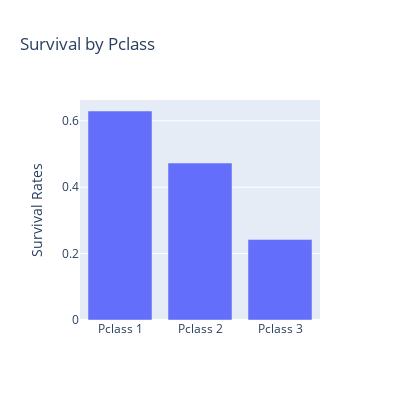

The notebook cell this image was saved under:
### Markdown cell above
## How does survival rate change across Pclass?
It's also logical to think that passenger class might affect the outcome, as first class cabins were closer to the deck of the ship.

### Code cell
# Normalized Pclass survival
Pclass1 = titanic_df1["Survived"][titanic_df1["Pclass"] == 1].value_counts(normalize = True)
Pclass2 = titanic_df1["Survived"][titanic_df1["Pclass"] == 2].value_counts(normalize = True)
Pclass3 = titanic_df1["Survived"][titanic_df1["Pclass"] == 3].value_counts(normalize = True)

# Survival by Pclass- Barplot
x0 = ['Pclass 1', 'Pclass 2', 'Pclass 3']
y0 = [Pclass1[1], Pclass2[1], Pclass3[1]]

data = [go.Bar(
        x=x0,
        y=y0
    )]
layout = go.Layout(autosize = False, width = 400, height = 400,
              yaxis = dict(title = 'Survival Rates'),
              title = 'Survival by Pclass')
fig3 = go.Figure(data = data, layout = layout)

fig3.show()

### Figure 1 — Plotly figure (JSON) as saved in the notebook; plotly's stock layout.template omitted (floating-point values rounded to 4 significant figures)
{"data": [{"type": "bar", "x": ["Pclass 1", "Pclass 2", "Pclass 3"], "y": [0.6296, 0.4728, 0.2424]}], "layout": {"autosize": false, "height": 400, "title": {"text": "Survival by Pclass"}, "width": 400, "yaxis": {"title": {"text": "Survival Rates"}}}}
